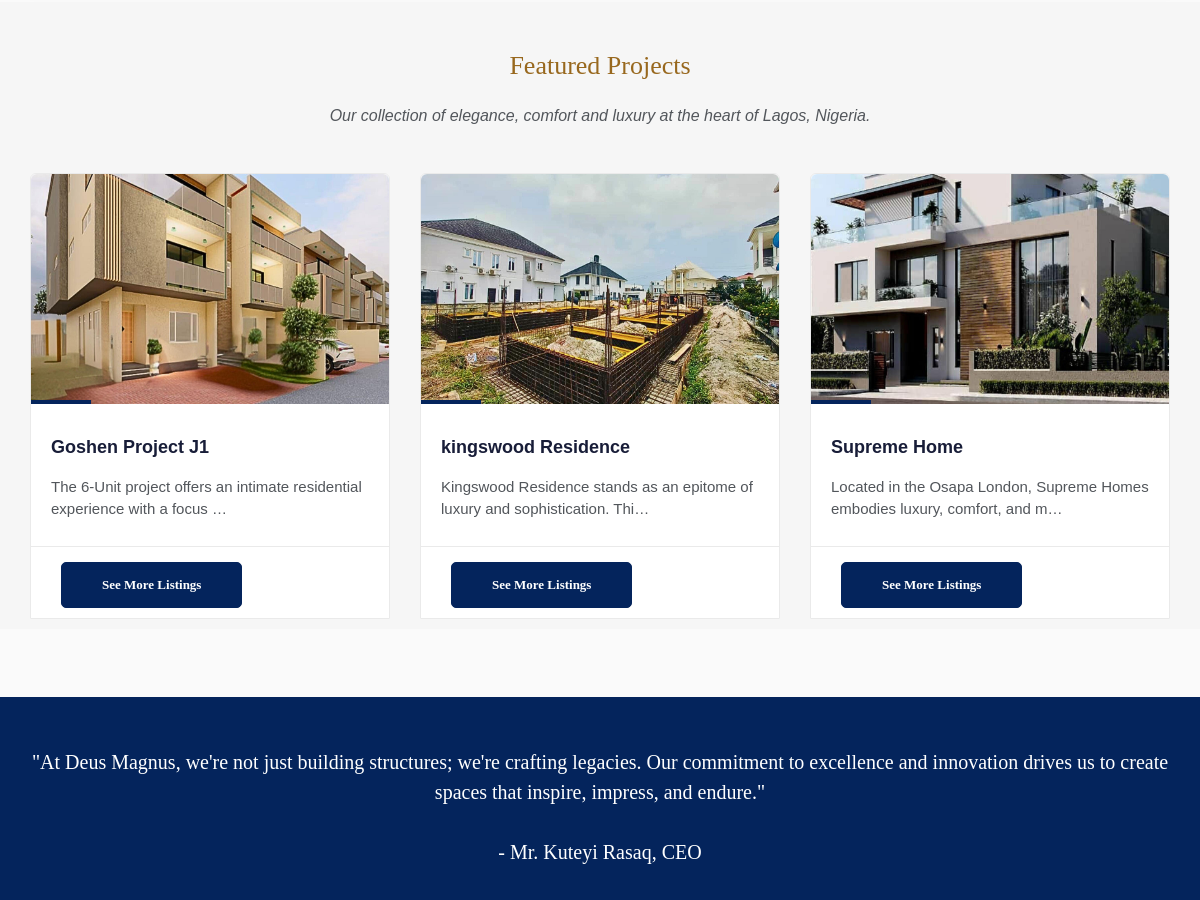
Before: / (middle part) with the older database file.
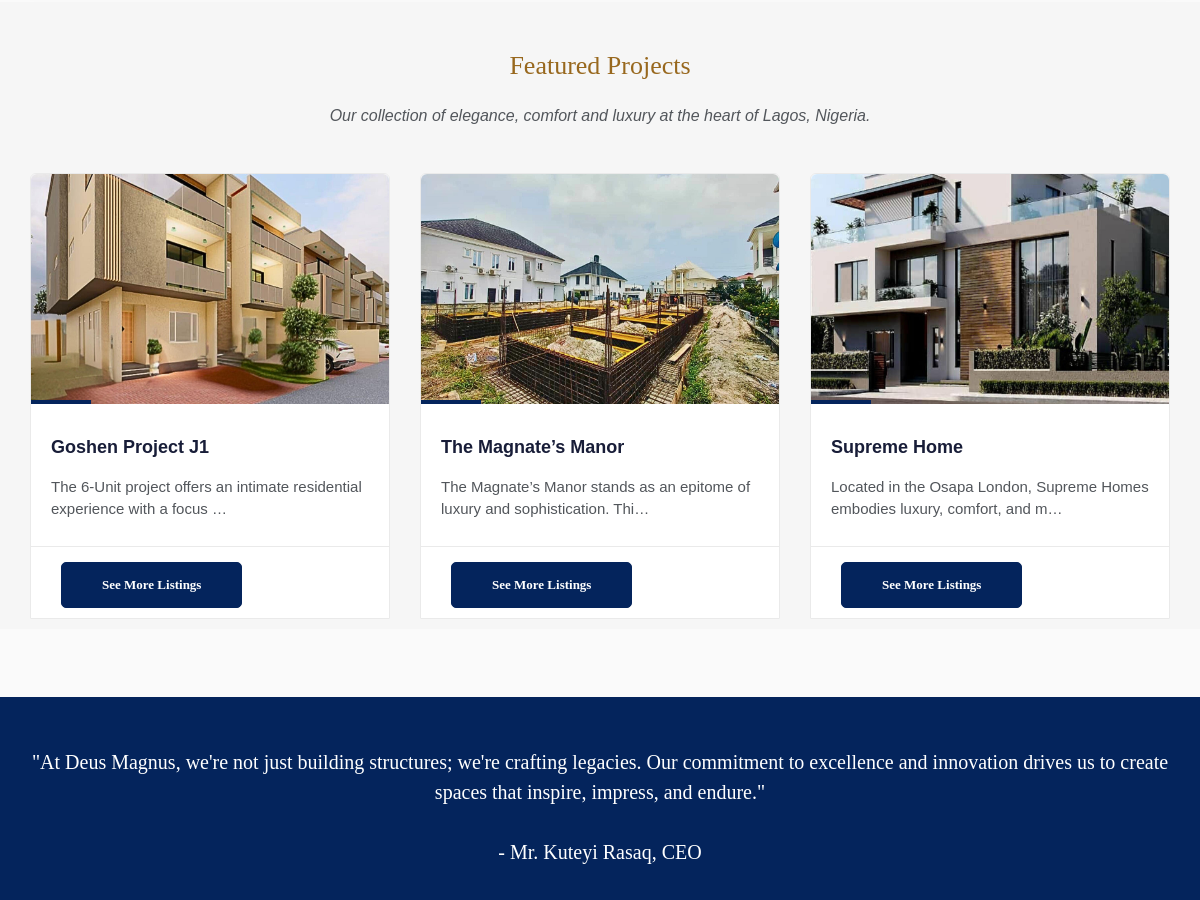
After: the same page with the newer database file.
### deus_magnus/models.py (models this page shows, shortened)
class SecondDeusMagnusMainPicturePost(models.Model):
    second_deus_magnus_title = models.CharField(max_length=255, blank=True, null=True)
    second_deus_magnus_status = models.CharField(max_length=255, blank=True, null=True)
    second_deus_magnus_description = models.TextField()
    second_deus_magnus_slug = models.SlugField (max_length=255,blank=True, null=True)
    second_deus_magnus_img = models.ImageField(upload_to='images/')
    second_deus_magnus_publish_date = models.DateTimeField (auto_now_add= True)
    second_deus_magnus_author = models.ForeignKey(User, on_delete=models.CASCADE)
    class Meta:
        ordering =['second_deus_magnus_publish_date']

### deus_magnus/views.py (the view)
# urls.py: path('', HomeView.as_view(), name="home"),
class HomeView(ListView):
    model = DeusMagnusMainPost
    template_name = 'deus_magnus/home.html'
    def get_context_data(self, **kwargs):
        context = super().get_context_data(**kwargs)
        context['first_videos'] = Mainvideo.objects.all()
        context['bash_ps'] = BashPicture.objects.all()
        context['second_constructions'] = SecondDeusMagnusMainPicturePost.objects.all()
        context['news_constructions'] = DeusMagnusEventBlog.objects.all()
        return context

### templates/deus_magnus/home.html (shortened to what this page needs)
{% extends "base.html" %}
{% load static %}
{% block content%}
    <br><br>
<br><br><br>
<br><br><br>
<section class="section gb">
    <div class="container"><br>
        <div class="section-title text-center">
            <h3 style="color: #98681e;">Featured Projects</h3>
            <p>Our collection of elegance, comfort and luxury at the heart of Lagos, Nigeria.</p>
        </div>
        <div class="row">
            {% for second_construction in second_constructions %}
            <div class="col-lg-4 col-md-12">
                <div class="blog-box">
                    <div class="image-wrap entry">
                        {% if second_construction.second_deus_magnus_img %}
                        <a href="{% url 'second_detail' second_construction.pk %}">
                        <img src="{{ second_construction.second_deus_magnus_img.url }}"height="230px"  class="custom-image">
                        </a>
                        {% endif %}
                    </div>
                    <div class="blog-desc">
                        <h4><a href="{% url 'second_detail' second_construction.pk %}">{{ second_construction.second_deus_magnus_title |truncatechars:30}}</a></h4>
                        <p>{{ second_construction.second_deus_magnus_description |truncatechars:75}}</p>
                    </div>
                    <div class="post-meta">
                            <div class="btn-wrapper">
                                <a href="{% url 'second_detail' second_construction.pk %}
                                "class="btn btn-primary"style="border-radius: 5px;font-family: Georgia;">See More Listings </a>
                            </div>
                    </div>
                </div>
            </div>
            {%endfor%}
        </div>
    </div>
</section><br><br><br>
<section class="section db p110">
    <div class="container"><br>
        <div class="row">
            <div class="col-md-12">
                <div class="tagline-message text-center">
                <h3>"At Deus Magnus, we're not just building structures; we're crafting legacies.
                    Our commitment to excellence and innovation drives us to create spaces that inspire, impress, and endure." <br><br>
                    - Mr. Kuteyi Rasaq, CEO</h3><br>
                </div>
            </div>
        </div>
    </div>
</section><br><br><br>
<br>
<br><br>
<br><br><br>
<br><br><br>
        {% endblock %}

Changed rows visible on the page:
changed SecondDeusMagnusMainPicturePost: second_deus_magnus_title "kingswood Residence" → "The Magnate’s Manor"; second_deus_magnus_description "Kingswood Residence stands as an epitome of luxury and sophistication. Thi…" → "The Magnate’s Manor stands as an epitome of luxury and sophistication. Thi…"
